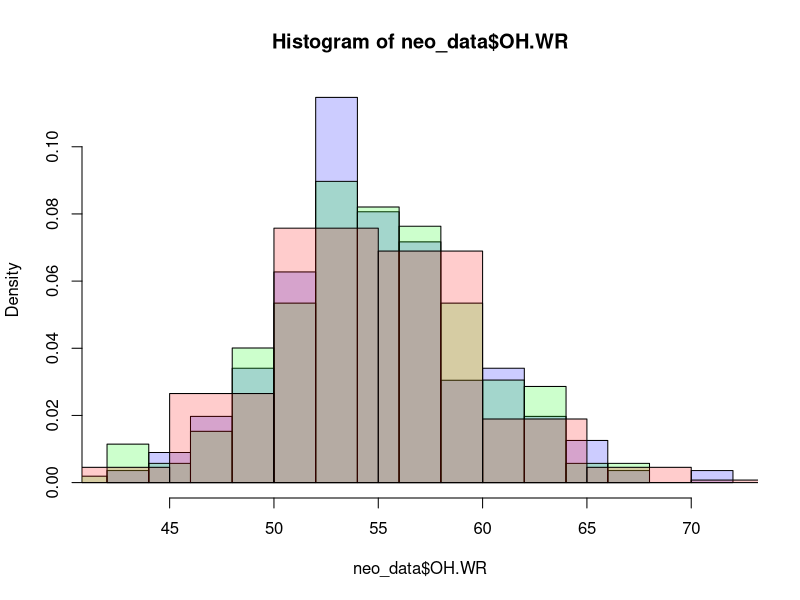
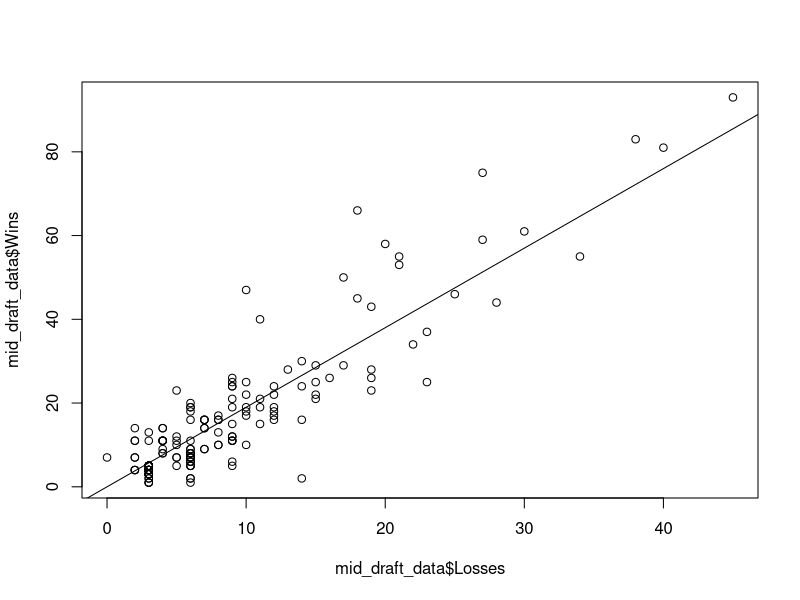

Generate these figures, in order, with R:
## ---- chunk 1
knitr::opts_chunk$set(echo = TRUE)
## ---- chunk 2
neo_data <- read.csv("neo.csv")
mid_data <- read.csv("mid.csv")
vow_data <- read.csv("vow.csv")

mid_draft_data <- read.csv("mid_draft.csv")

game_wins = 114
game_losses = 60
## ---- chunk 3

hist(neo_data$OH.WR, freq = F, col=rgb(0,0,1,alpha=0.2))
hist(mid_data$OH.WR, freq = F, col=rgb(0,1,0,alpha=0.2), add = T)
hist(vow_data$OH.WR, freq = F, col=rgb(1,0,0,alpha=0.2), add = T)

## ---- chunk 4
c(neo_data$Name[which.max(neo_data$OH.WR)], mid_data$Name[which.max(mid_data$OH.WR)], vow_data$Name[which.max(vow_data$OH.WR)])
## ---- chunk 5

total_played = sum(mid_draft_data$Wins) + sum(mid_draft_data$Losses)
num_wins = sum(mid_draft_data$Wins)
num_loss = sum(sum(mid_draft_data$Losses))

plot(y = mid_draft_data$Wins, x = mid_draft_data$Losses, type = "p")
abline(a = 0, b = game_wins/game_losses)
